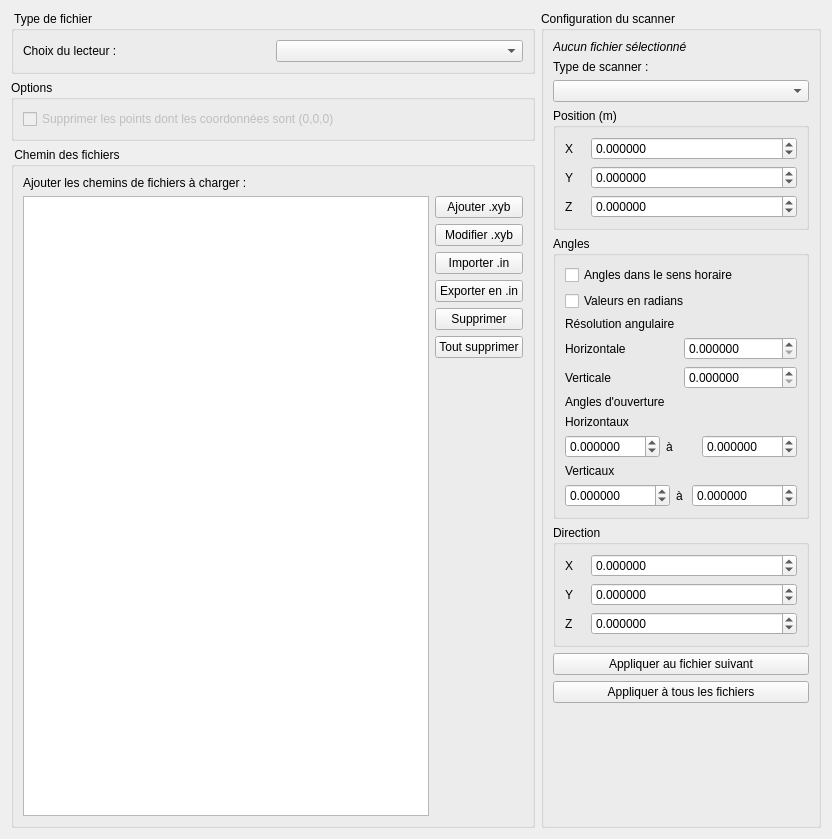
<?xml version="1.0" encoding="UTF-8"?>
<ui version="4.0">
 <class>LoadFileConfiguration</class>
 <widget class="QWidget" name="LoadFileConfiguration">
  <property name="geometry">
   <rect>
    <x>0</x>
    <y>0</y>
    <width>832</width>
    <height>839</height>
   </rect>
  </property>
  <property name="windowTitle">
   <string>Chargement de fichiers pour LVOX</string>
  </property>
  <layout class="QHBoxLayout" name="horizontalLayout_2">
   <item>
    <layout class="QVBoxLayout" name="verticalLayout_6">
     <item>
      <widget class="QGroupBox" name="groupBox">
       <property name="title">
        <string> Type de fichier </string>
       </property>
       <layout class="QHBoxLayout" name="horizontalLayout">
        <item>
         <widget class="QLabel" name="label">
          <property name="text">
           <string>Choix du lecteur :</string>
          </property>
         </widget>
        </item>
        <item>
         <widget class="QComboBox" name="comboBoxReaderType"/>
        </item>
       </layout>
      </widget>
     </item>
     <item>
      <widget class="QGroupBox" name="groupBox_4">
       <property name="title">
        <string>Options</string>
       </property>
       <layout class="QVBoxLayout" name="verticalLayout_2">
        <item>
         <widget class="QCheckBox" name="checkBoxFilterPointsOrigin">
          <property name="enabled">
           <bool>false</bool>
          </property>
          <property name="text">
           <string>Supprimer les points dont les coordonnées sont (0,0,0)</string>
          </property>
         </widget>
        </item>
       </layout>
      </widget>
     </item>
     <item>
      <widget class="QGroupBox" name="groupBox_2">
       <property name="enabled">
        <bool>true</bool>
       </property>
       <property name="title">
        <string> Chemin des fichiers </string>
       </property>
       <layout class="QVBoxLayout" name="verticalLayout_5">
        <item>
         <widget class="QLabel" name="label_2">
          <property name="text">
           <string>Ajouter les chemins de fichiers à charger :</string>
          </property>
         </widget>
        </item>
        <item>
         <layout class="QHBoxLayout" name="horizontalLayout_3">
          <item>
           <widget class="QListWidget" name="listWidgetFiles">
            <property name="toolTip">
             <string>&lt;html&gt;&lt;head/&gt;&lt;body&gt;&lt;p&gt;- &lt;span style=&quot; font-weight:600;&quot;&gt;Ajouter&lt;/span&gt; un chemin de fichier en cliquant sur le bouton &amp;quot;Ajouter&amp;quot;.&lt;/p&gt;&lt;p&gt;- &lt;span style=&quot; font-weight:600;&quot;&gt;Modifier&lt;/span&gt; un chemin de fichier en sélectionnant la ligne et en appuyant sur le bouton &amp;quot;Modifier&amp;quot;&lt;/p&gt;&lt;p&gt;- &lt;span style=&quot; font-weight:600;&quot;&gt;Supprimer&lt;/span&gt; un chemin de fichier en sélectionnant la ligne et en appuyant sur le bouton &amp;quot;Supprimer&amp;quot;&lt;/p&gt;&lt;/body&gt;&lt;/html&gt;</string>
            </property>
            <property name="sortingEnabled">
             <bool>false</bool>
            </property>
           </widget>
          </item>
          <item>
           <layout class="QVBoxLayout" name="verticalLayout">
            <item>
             <widget class="QPushButton" name="pushButtonAddFile">
              <property name="text">
               <string>Ajouter .xyb</string>
              </property>
             </widget>
            </item>
            <item>
             <widget class="QPushButton" name="pushButtonModifyFile">
              <property name="text">
               <string>Modifier .xyb</string>
              </property>
             </widget>
            </item>
            <item>
             <widget class="QPushButton" name="pushButtonImportFile">
              <property name="text">
               <string>Importer .in</string>
              </property>
             </widget>
            </item>
            <item>
             <widget class="QPushButton" name="pushButtonExportFiles">
              <property name="text">
               <string>Exporter en .in</string>
              </property>
             </widget>
            </item>
            <item>
             <widget class="QPushButton" name="pushButtonDeleteFile">
              <property name="text">
               <string>Supprimer</string>
              </property>
             </widget>
            </item>
            <item>
             <widget class="QPushButton" name="pushButtonDeleteAllFile">
              <property name="text">
               <string>Tout supprimer</string>
              </property>
             </widget>
            </item>
            <item>
             <spacer name="verticalSpacer_2">
              <property name="orientation">
               <enum>Qt::Vertical</enum>
              </property>
              <property name="sizeHint" stdset="0">
               <size>
                <width>20</width>
                <height>40</height>
               </size>
              </property>
             </spacer>
            </item>
           </layout>
          </item>
         </layout>
        </item>
       </layout>
      </widget>
     </item>
    </layout>
   </item>
   <item>
    <layout class="QVBoxLayout" name="verticalLayout_3">
     <item>
      <widget class="QGroupBox" name="groupBox_3">
       <property name="minimumSize">
        <size>
         <width>280</width>
         <height>0</height>
        </size>
       </property>
       <property name="title">
        <string>Configuration du scanner</string>
       </property>
       <layout class="QVBoxLayout" name="verticalLayout_9">
        <item>
         <widget class="QLabel" name="labelFilepath">
          <property name="text">
           <string>&lt;html&gt;&lt;head/&gt;&lt;body&gt;&lt;p&gt;&lt;span style=&quot; font-style:italic;&quot;&gt;Aucun fichier sélectionné&lt;/span&gt;&lt;/p&gt;&lt;/body&gt;&lt;/html&gt;</string>
          </property>
         </widget>
        </item>
        <item>
         <widget class="QLabel" name="label_3">
          <property name="text">
           <string>Type de scanner :</string>
          </property>
         </widget>
        </item>
        <item>
         <widget class="QComboBox" name="comboBoxScannerType">
          <property name="toolTip">
           <string>Type de scanner</string>
          </property>
         </widget>
        </item>
        <item>
         <widget class="QGroupBox" name="groupBoxPosition">
          <property name="title">
           <string>Position (m)</string>
          </property>
          <layout class="QVBoxLayout" name="verticalLayout_8">
           <item>
            <layout class="QGridLayout" name="gridLayout">
             <property name="bottomMargin">
              <number>0</number>
             </property>
             <item row="2" column="1">
              <widget class="QDoubleSpinBox" name="doubleSpinBoxZPos">
               <property name="toolTip">
                <string>&lt;html&gt;&lt;head/&gt;&lt;body&gt;&lt;p&gt;Indiquez la coordonnée Z du centre du scanner&lt;/p&gt;&lt;/body&gt;&lt;/html&gt;</string>
               </property>
               <property name="decimals">
                <number>6</number>
               </property>
               <property name="minimum">
                <double>-999999999.000000000000000</double>
               </property>
               <property name="maximum">
                <double>999999999.000000000000000</double>
               </property>
              </widget>
             </item>
             <item row="2" column="0">
              <widget class="QLabel" name="label_6">
               <property name="text">
                <string>Z</string>
               </property>
              </widget>
             </item>
             <item row="1" column="0">
              <widget class="QLabel" name="label_5">
               <property name="text">
                <string>Y</string>
               </property>
              </widget>
             </item>
             <item row="0" column="0">
              <widget class="QLabel" name="label_4">
               <property name="maximumSize">
                <size>
                 <width>20</width>
                 <height>16777215</height>
                </size>
               </property>
               <property name="text">
                <string>X</string>
               </property>
              </widget>
             </item>
             <item row="0" column="1">
              <widget class="QDoubleSpinBox" name="doubleSpinBoxXPos">
               <property name="toolTip">
                <string>&lt;html&gt;&lt;head/&gt;&lt;body&gt;&lt;p&gt;Indiquez la coordonnée X du centre du scanner&lt;/p&gt;&lt;/body&gt;&lt;/html&gt;</string>
               </property>
               <property name="decimals">
                <number>6</number>
               </property>
               <property name="minimum">
                <double>-999999999.000000000000000</double>
               </property>
               <property name="maximum">
                <double>999999999.000000000000000</double>
               </property>
              </widget>
             </item>
             <item row="1" column="1">
              <widget class="QDoubleSpinBox" name="doubleSpinBoxYPos">
               <property name="toolTip">
                <string>&lt;html&gt;&lt;head/&gt;&lt;body&gt;&lt;p&gt;Indiquez la coordonnée Y du centre du scanner&lt;/p&gt;&lt;/body&gt;&lt;/html&gt;</string>
               </property>
               <property name="decimals">
                <number>6</number>
               </property>
               <property name="minimum">
                <double>-999999999.000000000000000</double>
               </property>
               <property name="maximum">
                <double>999999999.000000000000000</double>
               </property>
              </widget>
             </item>
            </layout>
           </item>
          </layout>
         </widget>
        </item>
        <item>
         <widget class="QGroupBox" name="groupBoxAngles">
          <property name="title">
           <string>Angles</string>
          </property>
          <layout class="QVBoxLayout" name="verticalLayout_7">
           <item>
            <widget class="QCheckBox" name="checkBoxScannerClockwise">
             <property name="toolTip">
              <string>&lt;html&gt;&lt;head/&gt;&lt;body&gt;&lt;p&gt;Cochez la case si votre appareil scanne la scène dans le sens des aiguilles d'une montre (à cocher lors de l'utilisation d'un scanner FARO ou Z+F).&lt;/p&gt;&lt;/body&gt;&lt;/html&gt;</string>
             </property>
             <property name="text">
              <string>Angles dans le sens horaire</string>
             </property>
            </widget>
           </item>
           <item>
            <widget class="QCheckBox" name="checkBoxAngleInRadians">
             <property name="toolTip">
              <string>&lt;html&gt;&lt;head/&gt;&lt;body&gt;&lt;p&gt;Cochez la case si vous souhaitez écrire les résolutions et angles en radians&lt;/p&gt;&lt;/body&gt;&lt;/html&gt;</string>
             </property>
             <property name="text">
              <string>Valeurs en radians</string>
             </property>
            </widget>
           </item>
           <item>
            <widget class="QLabel" name="label_8">
             <property name="text">
              <string>&lt;html&gt;&lt;head/&gt;&lt;body&gt;&lt;p&gt;Résolution angulaire&lt;/p&gt;&lt;/body&gt;&lt;/html&gt;</string>
             </property>
            </widget>
           </item>
           <item>
            <layout class="QGridLayout" name="gridLayout_2">
             <property name="bottomMargin">
              <number>0</number>
             </property>
             <item row="0" column="0">
              <widget class="QLabel" name="label_9">
               <property name="text">
                <string>Horizontale</string>
               </property>
              </widget>
             </item>
             <item row="0" column="1">
              <widget class="QDoubleSpinBox" name="doubleSpinBoxHRes">
               <property name="toolTip">
                <string>&lt;html&gt;&lt;head/&gt;&lt;body&gt;&lt;p&gt;Indiquez la résolution angulaire horizontale du scanner&lt;/p&gt;&lt;/body&gt;&lt;/html&gt;</string>
               </property>
               <property name="decimals">
                <number>6</number>
               </property>
               <property name="maximum">
                <double>360.000000000000000</double>
               </property>
              </widget>
             </item>
             <item row="1" column="1">
              <widget class="QDoubleSpinBox" name="doubleSpinBoxVRes">
               <property name="toolTip">
                <string>&lt;html&gt;&lt;head/&gt;&lt;body&gt;&lt;p&gt;Indiquez la résolution angulaire verticale du scanner&lt;/p&gt;&lt;/body&gt;&lt;/html&gt;</string>
               </property>
               <property name="decimals">
                <number>6</number>
               </property>
               <property name="maximum">
                <double>360.000000000000000</double>
               </property>
              </widget>
             </item>
             <item row="1" column="0">
              <widget class="QLabel" name="label_10">
               <property name="text">
                <string>Verticale</string>
               </property>
              </widget>
             </item>
            </layout>
           </item>
           <item>
            <widget class="QLabel" name="label_11">
             <property name="text">
              <string>&lt;html&gt;&lt;head/&gt;&lt;body&gt;&lt;p&gt;Angles d'ouverture&lt;/p&gt;&lt;/body&gt;&lt;/html&gt;</string>
             </property>
            </widget>
           </item>
           <item>
            <layout class="QGridLayout" name="gridLayout_5">
             <item row="0" column="0">
              <widget class="QLabel" name="label_17">
               <property name="text">
                <string>Horizontaux</string>
               </property>
              </widget>
             </item>
             <item row="1" column="0">
              <layout class="QGridLayout" name="gridLayout_3">
               <item row="0" column="0">
                <widget class="QDoubleSpinBox" name="doubleSpinBoxStartTheta">
                 <property name="decimals">
                  <number>6</number>
                 </property>
                 <property name="minimum">
                  <double>-360.000000000000000</double>
                 </property>
                 <property name="maximum">
                  <double>360.000000000000000</double>
                 </property>
                </widget>
               </item>
               <item row="0" column="1">
                <widget class="QLabel" name="label_18">
                 <property name="text">
                  <string>à</string>
                 </property>
                </widget>
               </item>
               <item row="0" column="2">
                <widget class="QDoubleSpinBox" name="doubleSpinBoxEndTheta">
                 <property name="decimals">
                  <number>6</number>
                 </property>
                 <property name="minimum">
                  <double>-360.000000000000000</double>
                 </property>
                 <property name="maximum">
                  <double>360.000000000000000</double>
                 </property>
                </widget>
               </item>
              </layout>
             </item>
             <item row="2" column="0">
              <widget class="QLabel" name="label_12">
               <property name="text">
                <string>Verticaux</string>
               </property>
              </widget>
             </item>
             <item row="3" column="0">
              <layout class="QGridLayout" name="gridLayout_4">
               <item row="0" column="0">
                <widget class="QDoubleSpinBox" name="doubleSpinBoxStartPhi">
                 <property name="decimals">
                  <number>6</number>
                 </property>
                 <property name="minimum">
                  <double>-360.000000000000000</double>
                 </property>
                 <property name="maximum">
                  <double>360.000000000000000</double>
                 </property>
                </widget>
               </item>
               <item row="0" column="1">
                <widget class="QLabel" name="label_16">
                 <property name="maximumSize">
                  <size>
                   <width>10</width>
                   <height>16777215</height>
                  </size>
                 </property>
                 <property name="text">
                  <string>à</string>
                 </property>
                </widget>
               </item>
               <item row="0" column="2">
                <widget class="QDoubleSpinBox" name="doubleSpinBoxEndPhi">
                 <property name="decimals">
                  <number>6</number>
                 </property>
                 <property name="minimum">
                  <double>-360.000000000000000</double>
                 </property>
                 <property name="maximum">
                  <double>360.000000000000000</double>
                 </property>
                </widget>
               </item>
              </layout>
             </item>
            </layout>
           </item>
          </layout>
         </widget>
        </item>
        <item>
         <widget class="QGroupBox" name="groupBoxDirection">
          <property name="title">
           <string>Direction</string>
          </property>
          <layout class="QVBoxLayout" name="verticalLayout_4">
           <item>
            <layout class="QGridLayout" name="gridLayout_6">
             <property name="bottomMargin">
              <number>0</number>
             </property>
             <item row="2" column="1">
              <widget class="QDoubleSpinBox" name="doubleSpinBoxZDir">
               <property name="toolTip">
                <string>&lt;html&gt;&lt;head/&gt;&lt;body&gt;&lt;p&gt;Indiquez la coordonnée Z du centre du scanner&lt;/p&gt;&lt;/body&gt;&lt;/html&gt;</string>
               </property>
               <property name="decimals">
                <number>6</number>
               </property>
               <property name="minimum">
                <double>-999999999.000000000000000</double>
               </property>
               <property name="maximum">
                <double>999999999.000000000000000</double>
               </property>
              </widget>
             </item>
             <item row="2" column="0">
              <widget class="QLabel" name="label_13">
               <property name="text">
                <string>Z</string>
               </property>
              </widget>
             </item>
             <item row="1" column="0">
              <widget class="QLabel" name="label_14">
               <property name="text">
                <string>Y</string>
               </property>
              </widget>
             </item>
             <item row="1" column="1">
              <widget class="QDoubleSpinBox" name="doubleSpinBoxYDir">
               <property name="toolTip">
                <string>&lt;html&gt;&lt;head/&gt;&lt;body&gt;&lt;p&gt;Indiquez la coordonnée Y du centre du scanner&lt;/p&gt;&lt;/body&gt;&lt;/html&gt;</string>
               </property>
               <property name="decimals">
                <number>6</number>
               </property>
               <property name="minimum">
                <double>-999999999.000000000000000</double>
               </property>
               <property name="maximum">
                <double>999999999.000000000000000</double>
               </property>
              </widget>
             </item>
             <item row="0" column="0">
              <widget class="QLabel" name="label_15">
               <property name="maximumSize">
                <size>
                 <width>20</width>
                 <height>16777215</height>
                </size>
               </property>
               <property name="text">
                <string>X</string>
               </property>
              </widget>
             </item>
             <item row="0" column="1">
              <widget class="QDoubleSpinBox" name="doubleSpinBoxXDir">
               <property name="toolTip">
                <string>&lt;html&gt;&lt;head/&gt;&lt;body&gt;&lt;p&gt;Indiquez la coordonnée X du centre du scanner&lt;/p&gt;&lt;/body&gt;&lt;/html&gt;</string>
               </property>
               <property name="decimals">
                <number>6</number>
               </property>
               <property name="minimum">
                <double>-999999999.000000000000000</double>
               </property>
               <property name="maximum">
                <double>999999999.000000000000000</double>
               </property>
              </widget>
             </item>
            </layout>
           </item>
          </layout>
         </widget>
        </item>
        <item>
         <widget class="QPushButton" name="pushButtonApplyConfigurationToNextFile">
          <property name="text">
           <string>Appliquer au fichier suivant</string>
          </property>
         </widget>
        </item>
        <item>
         <widget class="QPushButton" name="pushButtonApplyConfigurationToAll">
          <property name="text">
           <string>Appliquer à tous les fichiers</string>
          </property>
         </widget>
        </item>
        <item>
         <spacer name="verticalSpacer">
          <property name="orientation">
           <enum>Qt::Vertical</enum>
          </property>
          <property name="sizeHint" stdset="0">
           <size>
            <width>20</width>
            <height>40</height>
           </size>
          </property>
         </spacer>
        </item>
       </layout>
      </widget>
     </item>
    </layout>
   </item>
  </layout>
 </widget>
 <resources/>
 <connections/>
</ui>
